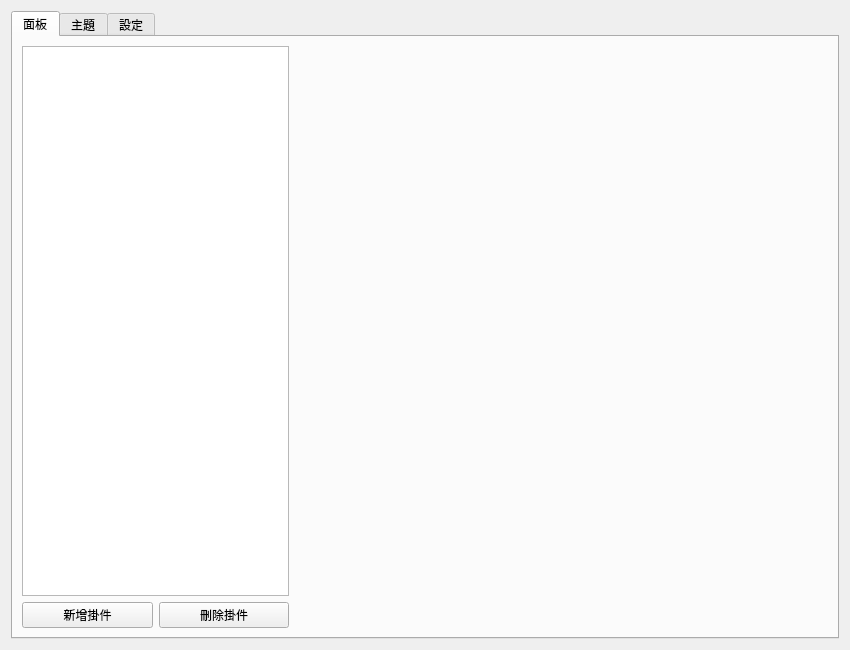
<?xml version="1.0" encoding="UTF-8"?>
<ui version="4.0">
 <class>ImageControlPanel</class>
 <widget class="QWidget" name="ImageControlPanel">
  <property name="geometry">
   <rect>
    <x>0</x>
    <y>0</y>
    <width>850</width>
    <height>650</height>
   </rect>
  </property>
  <property name="windowTitle">
   <string>Desktop Image Widgets</string>
  </property>
  <layout class="QHBoxLayout" name="horizontalLayout">
   <item>
    <widget class="QTabWidget" name="tabWidget">
     <property name="currentIndex">
      <number>0</number>
     </property>
     <!-- Tab 1: 面板管理 (Master-Detail) -->
     <widget class="QWidget" name="tab_skin">
      <attribute name="title">
       <string>面板</string>
      </attribute>
      <layout class="QHBoxLayout" name="horizontalLayout_skin">
       <item>
        <layout class="QHBoxLayout" name="skin_layout" stretch="1,2">
         <!-- 左側清單與操作按鈕 -->
         <item>
          <layout class="QVBoxLayout" name="verticalLayout_list">
           <item>
            <widget class="QListWidget" name="toolList_widget"/>
           </item>
           <item>
            <layout class="QHBoxLayout" name="horizontalLayout_listBtns">
             <item>
              <widget class="QPushButton" name="btnAddWidget">
               <property name="text">
                <string>新增掛件</string>
               </property>
              </widget>
             </item>
             <item>
              <widget class="QPushButton" name="btnDeleteWidget">
               <property name="text">
                <string>刪除掛件</string>
               </property>
              </widget>
             </item>
            </layout>
           </item>
          </layout>
         </item>
         <!-- 右側嵌入容器 (用於放置 ImageSettingsForm) -->
         <item>
          <widget class="QWidget" name="settingsContainer_widget" native="true"/>
         </item>
        </layout>
       </item>
      </layout>
     </widget>
     <!-- Tab 2: 主題/佈局 -->
     <widget class="QWidget" name="tab_Layout">
      <attribute name="title">
       <string>主題</string>
      </attribute>
      <layout class="QHBoxLayout" name="horizontalLayout_theme">
       <item>
        <widget class="QGroupBox" name="saveTheme_groupBox">
         <property name="title">
          <string>儲存新佈局</string>
         </property>
         <layout class="QVBoxLayout" name="verticalLayout_save">
          <item>
           <widget class="QLabel" name="themeHint">
            <property name="text">
             <string>將目前桌面上所有圖片掛件的擺放位置、圖片與狀態儲存為新主題。</string>
            </property>
            <property name="wordWrap">
             <bool>true</bool>
            </property>
           </widget>
          </item>
          <item>
           <spacer name="vSpacer1">
            <property name="orientation">
             <enum>Qt::Orientation::Vertical</enum>
            </property>
            <property name="sizeHint" stdset="0">
             <size>
              <width>0</width>
              <height>0</height>
             </size>
            </property>
           </spacer>
          </item>
          <item>
           <layout class="QFormLayout" name="formLayout_theme">
            <item row="0" column="0">
             <widget class="QLabel" name="label_tn">
              <property name="text">
               <string>主題名稱:</string>
              </property>
             </widget>
            </item>
            <item row="0" column="1">
             <widget class="QLineEdit" name="themeName_lineEdit"/>
            </item>
           </layout>
          </item>
          <item>
           <widget class="QPushButton" name="saveTheme_button">
            <property name="text">
             <string>儲存目前佈局</string>
            </property>
           </widget>
          </item>
         </layout>
        </widget>
       </item>
       <item>
        <widget class="QGroupBox" name="manageTheme_groupBox">
         <property name="title">
          <string>已儲存的主題</string>
         </property>
         <layout class="QHBoxLayout" name="horizontalLayout_manage">
          <item>
           <widget class="QListWidget" name="themeList_widget"/>
          </item>
          <item>
           <layout class="QVBoxLayout" name="verticalLayout_themeBtns">
            <item>
             <widget class="QPushButton" name="loadTheme_button">
              <property name="text">
               <string>載入</string>
              </property>
             </widget>
            </item>
            <item>
             <widget class="QPushButton" name="deleteTheme_button">
              <property name="text">
               <string>刪除</string>
              </property>
             </widget>
            </item>
            <item>
             <spacer name="vSpacer2">
              <property name="orientation">
               <enum>Qt::Orientation::Vertical</enum>
              </property>
              <property name="sizeHint" stdset="0">
               <size>
                <width>0</width>
                <height>0</height>
               </size>
              </property>
             </spacer>
            </item>
           </layout>
          </item>
         </layout>
        </widget>
       </item>
      </layout>
     </widget>
     <!-- Tab 3: 全域設定 -->
     <widget class="QWidget" name="tab_setting">
      <attribute name="title">
       <string>設定</string>
      </attribute>
      <layout class="QVBoxLayout" name="verticalLayout_setting">
       <item>
        <widget class="QGroupBox" name="global_groupBox">
         <property name="title">
          <string>全域行為</string>
         </property>
         <layout class="QFormLayout" name="formLayout_global">
          <item row="0" column="0" colspan="2">
           <widget class="QCheckBox" name="autoStart_checkBox">
            <property name="text">
             <string>隨電腦開機自動啟動</string>
            </property>
           </widget>
          </item>
          <item row="1" column="0" colspan="2">
           <widget class="QCheckBox" name="trayIcon_checkBox">
            <property name="text">
             <string>在通知區域(System Tray)顯示圖示</string>
            </property>
            <property name="checked">
             <bool>true</bool>
            </property>
           </widget>
          </item>
          <item row="2" column="0" colspan="2">
           <widget class="QCheckBox" name="globalLockDrag_checkBox">
            <property name="text">
             <string>全域禁止拖曳 (覆蓋所有元件設定)</string>
            </property>
           </widget>
          </item>
         </layout>
        </widget>
       </item>
       <item>
        <spacer name="vSpacer3">
         <property name="orientation">
          <enum>Qt::Orientation::Vertical</enum>
         </property>
         <property name="sizeHint" stdset="0">
          <size>
           <width>0</width>
           <height>0</height>
          </size>
         </property>
        </spacer>
       </item>
       <item>
        <layout class="QHBoxLayout" name="horizontalLayout_settingBtns">
         <item>
          <spacer name="hSpacer1">
           <property name="orientation">
            <enum>Qt::Orientation::Horizontal</enum>
           </property>
           <property name="sizeHint" stdset="0">
            <size>
             <width>0</width>
             <height>0</height>
            </size>
           </property>
          </spacer>
         </item>
         <item>
          <widget class="QPushButton" name="clearCache_button">
           <property name="text">
            <string>清除快取與重設</string>
           </property>
          </widget>
         </item>
        </layout>
       </item>
      </layout>
     </widget>
    </widget>
   </item>
  </layout>
 </widget>
 <resources/>
 <connections/>
</ui>
